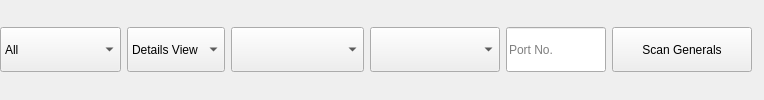
                            <widget class="QFrame" name="frame_3">
                             <property name="frameShape">
                              <enum>QFrame::Shape::NoFrame</enum>
                             </property>
                             <property name="frameShadow">
                              <enum>QFrame::Shadow::Raised</enum>
                             </property>
                             <layout class="QHBoxLayout" name="horizontalLayout_7">
                              <property name="spacing">
                               <number>12</number>
                              </property>
                              <property name="leftMargin">
                               <number>0</number>
                              </property>
                              <property name="topMargin">
                               <number>0</number>
                              </property>
                              <property name="rightMargin">
                               <number>0</number>
                              </property>
                              <property name="bottomMargin">
                               <number>0</number>
                              </property>
                              <item alignment="Qt::AlignmentFlag::AlignLeft">
                               <widget class="QFrame" name="frame_8">
                                <property name="frameShape">
                                 <enum>QFrame::Shape::NoFrame</enum>
                                </property>
                                <property name="frameShadow">
                                 <enum>QFrame::Shadow::Raised</enum>
                                </property>
                                <layout class="QHBoxLayout" name="horizontalLayout_16">
                                 <property name="leftMargin">
                                  <number>0</number>
                                 </property>
                                 <property name="topMargin">
                                  <number>0</number>
                                 </property>
                                 <property name="rightMargin">
                                  <number>0</number>
                                 </property>
                                 <property name="bottomMargin">
                                  <number>0</number>
                                 </property>
                                 <item>
                                  <widget class="QComboBox" name="scan_generals_category">
                                   <property name="minimumSize">
                                    <size>
                                     <width>0</width>
                                     <height>45</height>
                                    </size>
                                   </property>
                                   <property name="styleSheet">
                                    <string notr="true"/>
                                   </property>
                                   <property name="currentIndex">
                                    <number>0</number>
                                   </property>
                                   <property name="placeholderText">
                                    <string>Scan Category</string>
                                   </property>
                                   <item>
                                    <property name="text">
                                     <string>All</string>
                                    </property>
                                   </item>
                                   <item>
                                    <property name="text">
                                     <string>Military</string>
                                    </property>
                                   </item>
                                   <item>
                                    <property name="text">
                                     <string>Development</string>
                                    </property>
                                   </item>
                                   <item>
                                    <property name="text">
                                     <string>Duty</string>
                                    </property>
                                   </item>
                                   <item>
                                    <property name="text">
                                     <string>Subordinate City</string>
                                    </property>
                                   </item>
                                  </widget>
                                 </item>
                                 <item>
                                  <widget class="QComboBox" name="scan_generals_view">
                                   <property name="sizePolicy">
                                    <sizepolicy hsizetype="Preferred" vsizetype="Fixed">
                                     <horstretch>0</horstretch>
                                     <verstretch>0</verstretch>
                                    </sizepolicy>
                                   </property>
                                   <property name="minimumSize">
                                    <size>
                                     <width>0</width>
                                     <height>45</height>
                                    </size>
                                   </property>
                                   <property name="currentIndex">
                                    <number>0</number>
                                   </property>
                                   <property name="placeholderText">
                                    <string>Scan View</string>
                                   </property>
                                   <item>
                                    <property name="text">
                                     <string>Details View</string>
                                    </property>
                                   </item>
                                   <item>
                                    <property name="text">
                                     <string>List View</string>
                                    </property>
                                   </item>
                                  </widget>
                                 </item>
                                 <item>
                                  <widget class="QCheckComboBox" name="scan_generals_type">
                                   <property name="minimumSize">
                                    <size>
                                     <width>0</width>
                                     <height>45</height>
                                    </size>
                                   </property>
                                   <property name="placeholderText">
                                    <string>Scan Type</string>
                                   </property>
                                   <item>
                                    <property name="text">
                                     <string>Epic Historic</string>
                                    </property>
                                   </item>
                                   <item>
                                    <property name="text">
                                     <string>Legendary Historic</string>
                                    </property>
                                   </item>
                                  </widget>
                                 </item>
                                 <item>
                                  <widget class="QCheckComboBox" name="scan_generals_filter">
                                   <property name="minimumSize">
                                    <size>
                                     <width>130</width>
                                     <height>45</height>
                                    </size>
                                   </property>
                                   <property name="placeholderText">
                                    <string>Scan Filter</string>
                                   </property>
                                   <item>
                                    <property name="text">
                                     <string>Favorite</string>
                                    </property>
                                   </item>
                                   <item>
                                    <property name="text">
                                     <string>Idle</string>
                                    </property>
                                   </item>
                                  </widget>
                                 </item>
                                 <item>
                                  <widget class="QLineEdit" name="scan_generals_port">
                                   <property name="minimumSize">
                                    <size>
                                     <width>0</width>
                                     <height>45</height>
                                    </size>
                                   </property>
                                   <property name="maximumSize">
                                    <size>
                                     <width>100</width>
                                     <height>16777215</height>
                                    </size>
                                   </property>
                                   <property name="text">
                                    <string/>
                                   </property>
                                   <property name="maxLength">
                                    <number>10</number>
                                   </property>
                                   <property name="placeholderText">
                                    <string>Port No.</string>
                                   </property>
                                   <property name="clearButtonEnabled">
                                    <bool>true</bool>
                                   </property>
                                  </widget>
                                 </item>
                                 <item>
                                  <widget class="QPushButton" name="scan_generals_btn">
                                   <property name="minimumSize">
                                    <size>
                                     <width>140</width>
                                     <height>45</height>
                                    </size>
                                   </property>
                                   <property name="text">
                                    <string>Scan Generals</string>
                                   </property>
                                  </widget>
                                 </item>
                                </layout>
                               </widget>
                              </item>
                              <item alignment="Qt::AlignmentFlag::AlignRight">
                               <widget class="QFrame" name="toggle_general_view_frame">
                                <property name="frameShape">
                                 <enum>QFrame::Shape::NoFrame</enum>
                                </property>
                                <property name="frameShadow">
                                 <enum>QFrame::Shadow::Raised</enum>
                                </property>
                               </widget>
                              </item>
                             </layout>
                            </widget>
